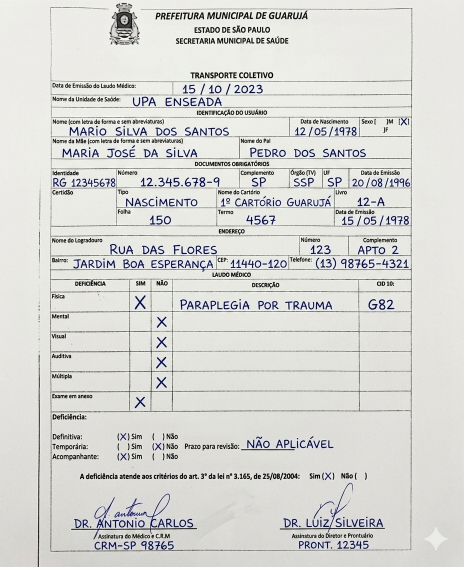
#> input picture ocr_pipeline/sandbox/laudo/imagens/atestado1.png, 928 x 1134 px (shown at 1/2 size)
$ python -i image_processor.py   (imports and definitions only)   (older library calls are emulated)
#> lines starting #> are read from the running program, lines starting #| are printed output that depends on the picture; after the words box and inside, x2 and y2 are one past the last pixel; in counts of white or black regions, pixels touching at a corner belong together
#> further down, picture is the input picture: shape (1134, 928, 3); mean B, G, R 212.1, 215.1, 214.8
import cv2
import numpy as np

from ocr_pipeline.config import MIN_IMAGE_QUALITY


def preprocess(image_path: str) -> dict:
    """
    Full preprocessing pipeline for a document image file.

    Returns dict with keys:
        processed     - binarized, deskewed grayscale image (np.ndarray)
        inverted      - inverted version (white text on black)
        bgr           - BGR version of processed (for EAST detector)
        quality_score - float in [0, 1]

    Raises ValueError with code IMAGE_NOT_FOUND or IMAGE_QUALITY_TOO_LOW.
    """
    img = cv2.imread(image_path)
    if img is None:
        raise ValueError(f"IMAGE_NOT_FOUND: {image_path}")
    return _pipeline(img)


def preprocess_array(image: np.ndarray) -> dict:
    """Same pipeline accepting a numpy array (BGR or grayscale)."""
    if image is None or image.size == 0:
        raise ValueError("IMAGE_NOT_FOUND: empty array")
    if len(image.shape) == 2:
        image = cv2.cvtColor(image, cv2.COLOR_GRAY2BGR)
    return _pipeline(image)


def _pipeline(img: np.ndarray) -> dict:
    # Scale up small images to at least 1500px on the longest side (~300 DPI equivalent)
    h, w = img.shape[:2]
#> h = 1134; w = 928
    if max(h, w) < 1500:
        scale = 1500 / max(h, w)
#> scale = 1.32
        img = cv2.resize(img, None, fx=scale, fy=scale, interpolation=cv2.INTER_CUBIC)
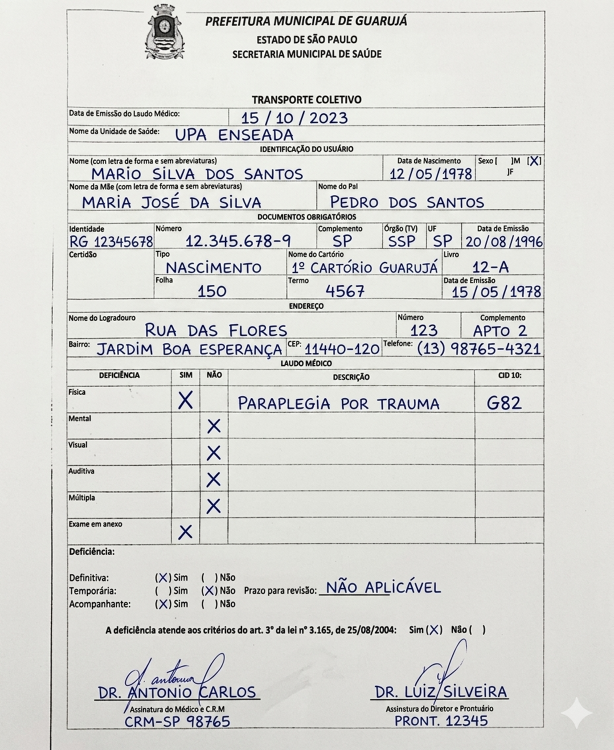
#> img: shape (1500, 1228, 3) (shown at 1/2 size); mean of channels 0, 1, 2 212, 215.2, 214.9; drawn as B, G, R

    gray = cv2.cvtColor(img, cv2.COLOR_BGR2GRAY)
    gray = cv2.medianBlur(gray, 3)

    # Coarse threshold before adaptive pass
    _, thresh = cv2.threshold(gray, 100, 255, cv2.THRESH_BINARY)
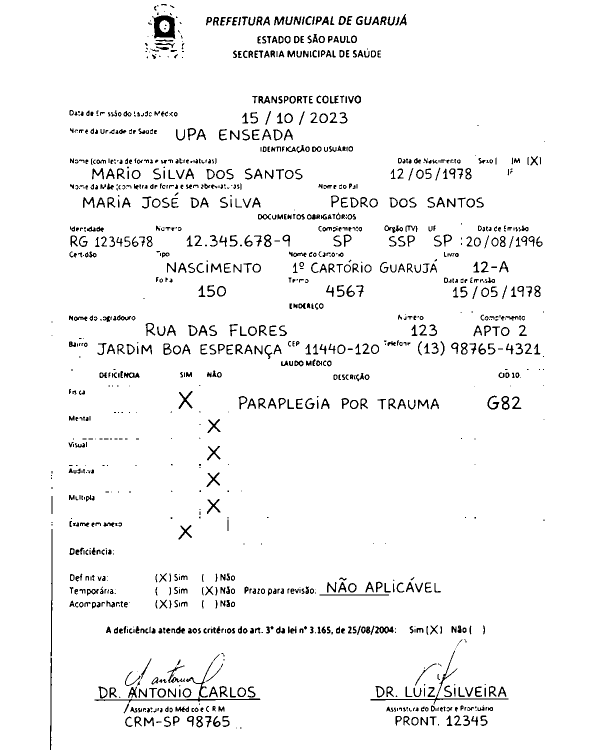
#> thresh: shape (1500, 1228) (shown at 1/2 size); 95.8% white; black in thin lines or dots, all inside (x1, y1, x2, y2) = (100, 8, 1090, 1500)

    # Adaptive threshold handles uneven illumination across the document
    adaptive = cv2.adaptiveThreshold(
        thresh, 255, cv2.ADAPTIVE_THRESH_GAUSSIAN_C, cv2.THRESH_BINARY, 11, 1
    )

    # Otsu on top of adaptive smooths out remaining noise
    blur = cv2.GaussianBlur(adaptive, (1, 1), 2)
    _, otsu = cv2.threshold(blur, 0, 255, cv2.THRESH_BINARY + cv2.THRESH_OTSU)

    # Morphological cleanup: dilate fills tiny gaps, erode removes isolated specks
    dilated = cv2.dilate(otsu, np.ones((1, 1), np.uint8))
    processed = cv2.erode(dilated, np.ones((2, 2), np.uint8))
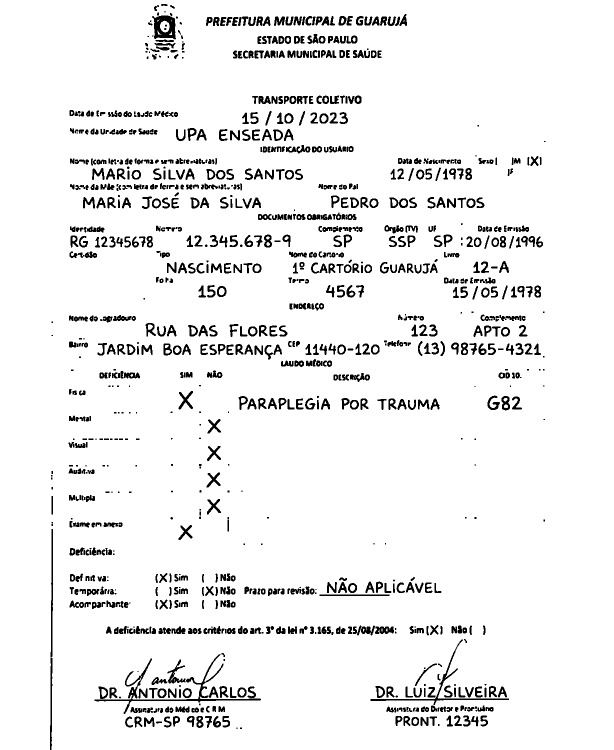
#> processed: shape (1500, 1228) (shown at 1/2 size); 93.7% white; 1084 black regions (175 under 20 px), largest, box (x1, y1, x2, y2) and area: (189, 1308, 522, 1428) 2691, (304, 31, 352, 79) 1443, (741, 1279, 1018, 1410) 1437

    processed = _deskew(processed)

    quality = _quality_score(processed)
    if quality < MIN_IMAGE_QUALITY:
        raise ValueError("IMAGE_QUALITY_TOO_LOW")

    return {
        "processed": processed,
        "inverted": 255 - processed,
        "bgr": cv2.cvtColor(processed, cv2.COLOR_GRAY2BGR),
        "quality_score": quality,
    }


def _quality_score(gray_image: np.ndarray) -> float:
    """Laplacian variance as sharpness proxy, normalized to [0, 1]."""
    lap_var = cv2.Laplacian(gray_image, cv2.CV_64F).var()
    return float(min(lap_var / 500.0, 1.0))


def _deskew(image: np.ndarray) -> np.ndarray:
    """Correct slight rotation using minAreaRect on foreground (dark) pixels."""
    coords = np.column_stack(np.where(image < 128))
#> coords = 116159 pairs, first value 8 to 1499, second value 100 to 1090
    if len(coords) < 100:
        return image

    angle = cv2.minAreaRect(coords)[-1]
#> angle = -0.213
    if angle < -45:
        angle = -(90 + angle)
    else:
        angle = -angle
#> angle = 0.213

    # Skip sub-pixel corrections to avoid unnecessary interpolation degradation
    if abs(angle) < 0.5:
        return image

    h, w = image.shape[:2]
    M = cv2.getRotationMatrix2D((w // 2, h // 2), angle, 1.0)
    return cv2.warpAffine(image, M, (w, h), flags=cv2.INTER_CUBIC, borderMode=cv2.BORDER_REPLICATE)

>>> import cv2
>>> picture = cv2.imread('../sandbox/laudo/imagens/atestado1.png')
>>> result = preprocess_array(picture)
#> in _quality_score, `lap_var = cv2.Laplacian(gray_image, cv2.CV_64F).var()`: lap_var = 8297.7
#> in _pipeline, `quality = _quality_score(processed)`: quality = 1
#> result = 4 items

$ run again, on ocr_pipeline/sandbox/laudo/imagens/atestado2.png
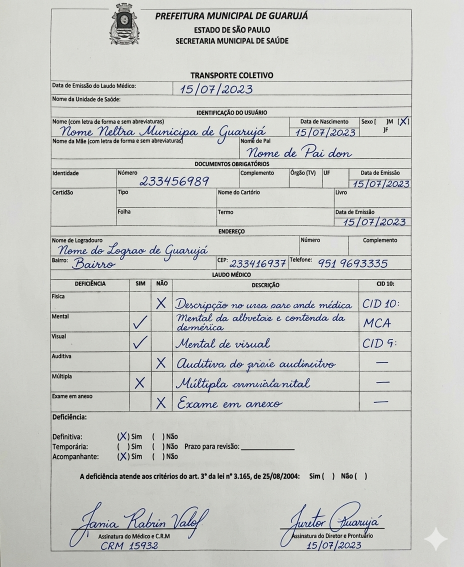
#> input picture ocr_pipeline/sandbox/laudo/imagens/atestado2.png, 928 x 1134 px (shown at 1/2 size)
#> picture is the input picture: shape (1134, 928, 3); mean B, G, R 198.8, 202.7, 201.4
#> in _pipeline, `_, thresh = cv2.threshold(gray, 100, 255, cv2.THRESH_BINARY)`:
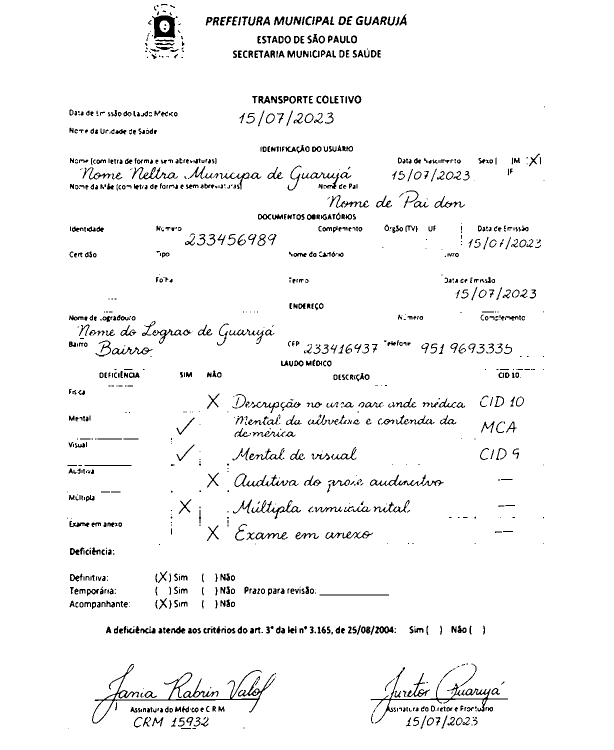
#> thresh: shape (1500, 1228) (shown at 1/2 size); 96.1% white; black in thin lines or dots, all inside (x1, y1, x2, y2) = (135, 8, 1089, 1458)
#> in _pipeline, `processed = cv2.erode(dilated, np.ones((2, 2), np.uint8))`:
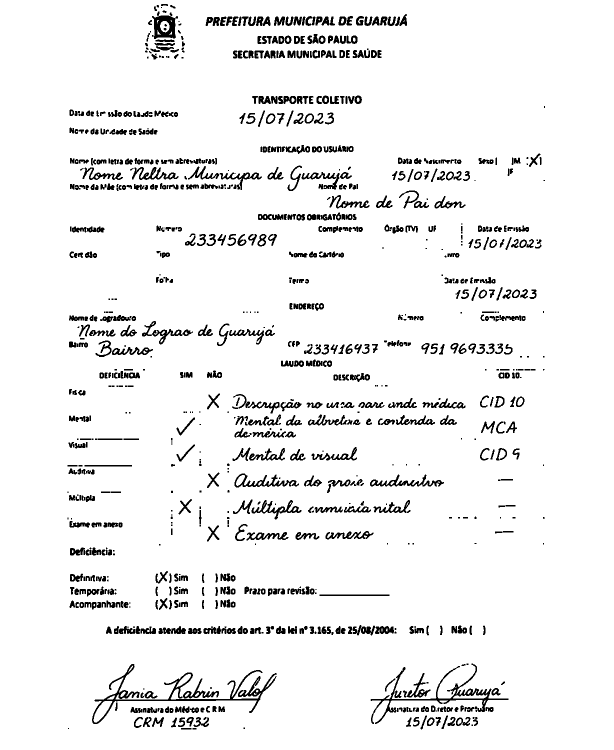
#> processed: shape (1500, 1228) (shown at 1/2 size); 94% white; 974 black regions (210 under 20 px), largest, box (x1, y1, x2, y2) and area: (184, 1328, 553, 1448) 4512, (741, 1327, 1017, 1448) 3195, (304, 25, 356, 78) 1478
#> coords = 111274 pairs, first value 8 to 1458, second value 135 to 1089
#> in _deskew, `angle = cv2.minAreaRect(coords)[-1]`: angle = -0.0848
#> in _deskew, `angle = -angle`: angle = 0.0848
#> lap_var = 8863.3
#> quality = 1
#> result = 4 items
